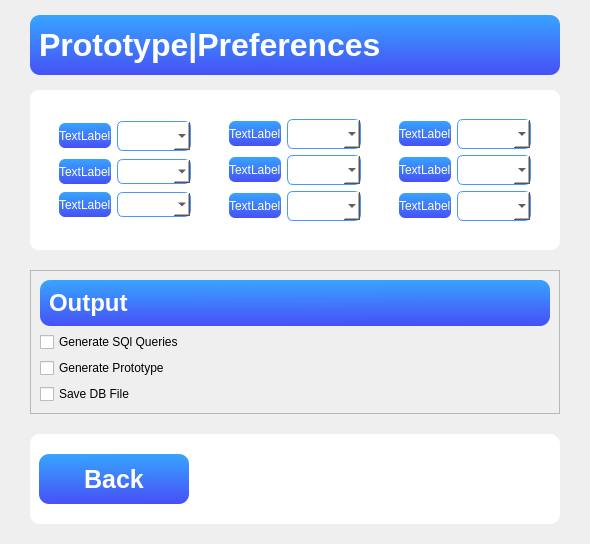
         <widget class="QWidget" name="page_3">
          <layout class="QVBoxLayout" name="verticalLayout_16">
           <property name="spacing">
            <number>20</number>
           </property>
           <property name="leftMargin">
            <number>30</number>
           </property>
           <property name="topMargin">
            <number>10</number>
           </property>
           <property name="rightMargin">
            <number>30</number>
           </property>
           <property name="bottomMargin">
            <number>20</number>
           </property>
           <item>
            <widget class="QFrame" name="frame_20">
             <property name="minimumSize">
              <size>
               <width>0</width>
               <height>60</height>
              </size>
             </property>
             <property name="maximumSize">
              <size>
               <width>16777215</width>
               <height>50</height>
              </size>
             </property>
             <property name="styleSheet">
              <string notr="true">background-color: qlineargradient(spread:pad, x1:0.502463, y1:0, x2:0.527, y2:1, stop:0 rgba(55, 164, 255, 255), stop:1 rgba(71, 80, 246, 255));
border-radius:8px;
color: rgb(255, 255, 255);
border-radius:10px;
</string>
             </property>
             <property name="frameShape">
              <enum>QFrame::StyledPanel</enum>
             </property>
             <property name="frameShadow">
              <enum>QFrame::Raised</enum>
             </property>
             <layout class="QHBoxLayout" name="horizontalLayout_11">
              <item>
               <widget class="QLabel" name="label_8">
                <property name="font">
                 <font>
                  <pointsize>24</pointsize>
                  <weight>75</weight>
                  <bold>true</bold>
                 </font>
                </property>
                <property name="styleSheet">
                 <string notr="true">background:transparent;</string>
                </property>
                <property name="text">
                 <string>Prototype|Preferences</string>
                </property>
                <property name="textFormat">
                 <enum>Qt::PlainText</enum>
                </property>
               </widget>
              </item>
             </layout>
            </widget>
           </item>
           <item>
            <widget class="QFrame" name="frame_21">
             <property name="minimumSize">
              <size>
               <width>200</width>
               <height>100</height>
              </size>
             </property>
             <property name="maximumSize">
              <size>
               <width>1621777</width>
               <height>1621777</height>
              </size>
             </property>
             <property name="styleSheet">
              <string notr="true">background-color: rgb(255, 255, 255);
border-radius:9px;</string>
             </property>
             <property name="frameShape">
              <enum>QFrame::StyledPanel</enum>
             </property>
             <property name="frameShadow">
              <enum>QFrame::Raised</enum>
             </property>
             <layout class="QHBoxLayout" name="horizontalLayout_13">
              <property name="spacing">
               <number>20</number>
              </property>
              <property name="leftMargin">
               <number>20</number>
              </property>
              <property name="topMargin">
               <number>20</number>
              </property>
              <property name="rightMargin">
               <number>20</number>
              </property>
              <property name="bottomMargin">
               <number>20</number>
              </property>
              <item>
               <widget class="QFrame" name="frame_23">
                <property name="frameShape">
                 <enum>QFrame::StyledPanel</enum>
                </property>
                <property name="frameShadow">
                 <enum>QFrame::Raised</enum>
                </property>
                <layout class="QGridLayout" name="gridLayout_4">
                 <item row="2" column="1">
                  <widget class="QComboBox" name="comboBox_2">
                   <property name="maximumSize">
                    <size>
                     <width>16777215</width>
                     <height>25</height>
                    </size>
                   </property>
                   <property name="styleSheet">
                    <string notr="true">
    border-width: 1px;
    border-radius: 6px;
    border:1px solid rgb(70, 151, 255);
 padding: 6px;
color: rgb(0, 0, 0);</string>
                   </property>
                  </widget>
                 </item>
                 <item row="4" column="1">
                  <widget class="QComboBox" name="comboBox_3">
                   <property name="maximumSize">
                    <size>
                     <width>16777215</width>
                     <height>25</height>
                    </size>
                   </property>
                   <property name="styleSheet">
                    <string notr="true">
    border-width: 1px;
    border-radius: 6px;
    border:1px solid rgb(70, 151, 255);
 padding: 6px;
color: rgb(0, 0, 0);</string>
                   </property>
                  </widget>
                 </item>
                 <item row="4" column="0">
                  <widget class="QLabel" name="label_12">
                   <property name="minimumSize">
                    <size>
                     <width>0</width>
                     <height>25</height>
                    </size>
                   </property>
                   <property name="maximumSize">
                    <size>
                     <width>16777215</width>
                     <height>25</height>
                    </size>
                   </property>
                   <property name="styleSheet">
                    <string notr="true">background-color: qlineargradient(spread:pad, x1:0.502463, y1:0, x2:0.527, y2:1, stop:0 rgba(55, 164, 255, 255), stop:1 rgba(71, 80, 246, 255));
border-radius:8px;
color: rgb(255, 255, 255);
border-radius:6px;
</string>
                   </property>
                   <property name="text">
                    <string>TextLabel</string>
                   </property>
                  </widget>
                 </item>
                 <item row="1" column="1">
                  <widget class="QComboBox" name="comboBox_4">
                   <property name="styleSheet">
                    <string notr="true">
    border-width: 1px;
    border-radius: 6px;
    border:1px solid rgb(70, 151, 255);
 padding: 6px;
color: rgb(0, 0, 0);</string>
                   </property>
                  </widget>
                 </item>
                 <item row="2" column="0">
                  <widget class="QLabel" name="label_10">
                   <property name="minimumSize">
                    <size>
                     <width>0</width>
                     <height>20</height>
                    </size>
                   </property>
                   <property name="maximumSize">
                    <size>
                     <width>16777215</width>
                     <height>25</height>
                    </size>
                   </property>
                   <property name="styleSheet">
                    <string notr="true">background-color: qlineargradient(spread:pad, x1:0.502463, y1:0, x2:0.527, y2:1, stop:0 rgba(55, 164, 255, 255), stop:1 rgba(71, 80, 246, 255));
border-radius:8px;
color: rgb(255, 255, 255);
border-radius:6px;
</string>
                   </property>
                   <property name="text">
                    <string>TextLabel</string>
                   </property>
                  </widget>
                 </item>
                 <item row="1" column="0">
                  <widget class="QLabel" name="label_11">
                   <property name="minimumSize">
                    <size>
                     <width>0</width>
                     <height>25</height>
                    </size>
                   </property>
                   <property name="maximumSize">
                    <size>
                     <width>16777215</width>
                     <height>25</height>
                    </size>
                   </property>
                   <property name="styleSheet">
                    <string notr="true">background-color: qlineargradient(spread:pad, x1:0.502463, y1:0, x2:0.527, y2:1, stop:0 rgba(55, 164, 255, 255), stop:1 rgba(71, 80, 246, 255));
border-radius:8px;
color: rgb(255, 255, 255);
border-radius:6px;
</string>
                   </property>
                   <property name="midLineWidth">
                    <number>20</number>
                   </property>
                   <property name="text">
                    <string>TextLabel</string>
                   </property>
                  </widget>
                 </item>
                </layout>
               </widget>
              </item>
              <item>
               <widget class="QFrame" name="frame_24">
                <property name="frameShape">
                 <enum>QFrame::StyledPanel</enum>
                </property>
                <property name="frameShadow">
                 <enum>QFrame::Raised</enum>
                </property>
                <layout class="QGridLayout" name="gridLayout_5">
                 <item row="3" column="1">
                  <widget class="QComboBox" name="comboBox_6">
                   <property name="styleSheet">
                    <string notr="true">
    border-width: 1px;
    border-radius: 6px;
    border:1px solid rgb(70, 151, 255);
 padding: 6px;
color: rgb(0, 0, 0);</string>
                   </property>
                  </widget>
                 </item>
                 <item row="0" column="1">
                  <widget class="QComboBox" name="comboBox_5">
                   <property name="minimumSize">
                    <size>
                     <width>0</width>
                     <height>20</height>
                    </size>
                   </property>
                   <property name="styleSheet">
                    <string notr="true">
    border-width: 1px;
    border-radius: 6px;
    border:1px solid rgb(70, 151, 255);
 padding: 6px;
color: rgb(0, 0, 0);</string>
                   </property>
                  </widget>
                 </item>
                 <item row="2" column="0">
                  <widget class="QLabel" name="label_13">
                   <property name="minimumSize">
                    <size>
                     <width>0</width>
                     <height>25</height>
                    </size>
                   </property>
                   <property name="maximumSize">
                    <size>
                     <width>16777215</width>
                     <height>25</height>
                    </size>
                   </property>
                   <property name="styleSheet">
                    <string notr="true">background-color: qlineargradient(spread:pad, x1:0.502463, y1:0, x2:0.527, y2:1, stop:0 rgba(55, 164, 255, 255), stop:1 rgba(71, 80, 246, 255));
border-radius:8px;
color: rgb(255, 255, 255);
border-radius:6px;
</string>
                   </property>
                   <property name="text">
                    <string>TextLabel</string>
                   </property>
                  </widget>
                 </item>
                 <item row="2" column="1">
                  <widget class="QComboBox" name="comboBox_7">
                   <property name="styleSheet">
                    <string notr="true">
    border-width: 1px;
    border-radius: 6px;
    border:1px solid rgb(70, 151, 255);
 padding: 6px;
color: rgb(0, 0, 0);</string>
                   </property>
                  </widget>
                 </item>
                 <item row="3" column="0">
                  <widget class="QLabel" name="label_16">
                   <property name="minimumSize">
                    <size>
                     <width>0</width>
                     <height>25</height>
                    </size>
                   </property>
                   <property name="maximumSize">
                    <size>
                     <width>16777215</width>
                     <height>25</height>
                    </size>
                   </property>
                   <property name="styleSheet">
                    <string notr="true">background-color: qlineargradient(spread:pad, x1:0.502463, y1:0, x2:0.527, y2:1, stop:0 rgba(55, 164, 255, 255), stop:1 rgba(71, 80, 246, 255));
border-radius:8px;
color: rgb(255, 255, 255);
border-radius:6px;
</string>
                   </property>
                   <property name="text">
                    <string>TextLabel</string>
                   </property>
                  </widget>
                 </item>
                 <item row="0" column="0">
                  <widget class="QLabel" name="label_15">
                   <property name="minimumSize">
                    <size>
                     <width>0</width>
                     <height>25</height>
                    </size>
                   </property>
                   <property name="maximumSize">
                    <size>
                     <width>16777215</width>
                     <height>25</height>
                    </size>
                   </property>
                   <property name="styleSheet">
                    <string notr="true">background-color: qlineargradient(spread:pad, x1:0.502463, y1:0, x2:0.527, y2:1, stop:0 rgba(55, 164, 255, 255), stop:1 rgba(71, 80, 246, 255));
border-radius:8px;
color: rgb(255, 255, 255);
border-radius:6px;
</string>
                   </property>
                   <property name="text">
                    <string>TextLabel</string>
                   </property>
                  </widget>
                 </item>
                </layout>
               </widget>
              </item>
              <item>
               <widget class="QFrame" name="frame_25">
                <property name="frameShape">
                 <enum>QFrame::StyledPanel</enum>
                </property>
                <property name="frameShadow">
                 <enum>QFrame::Raised</enum>
                </property>
                <layout class="QGridLayout" name="gridLayout_6">
                 <item row="5" column="0">
                  <widget class="QLabel" name="label_18">
                   <property name="minimumSize">
                    <size>
                     <width>0</width>
                     <height>25</height>
                    </size>
                   </property>
                   <property name="maximumSize">
                    <size>
                     <width>16777215</width>
                     <height>25</height>
                    </size>
                   </property>
                   <property name="styleSheet">
                    <string notr="true">background-color: qlineargradient(spread:pad, x1:0.502463, y1:0, x2:0.527, y2:1, stop:0 rgba(55, 164, 255, 255), stop:1 rgba(71, 80, 246, 255));
border-radius:8px;
color: rgb(255, 255, 255);
border-radius:6px;
</string>
                   </property>
                   <property name="midLineWidth">
                    <number>0</number>
                   </property>
                   <property name="text">
                    <string>TextLabel</string>
                   </property>
                  </widget>
                 </item>
                 <item row="1" column="2">
                  <widget class="QComboBox" name="comboBox_10">
                   <property name="styleSheet">
                    <string notr="true">
    border-width: 1px;
    border-radius: 6px;
    border:1px solid rgb(70, 151, 255);
 padding: 6px;
color: rgb(0, 0, 0);</string>
                   </property>
                  </widget>
                 </item>
                 <item row="5" column="2">
                  <widget class="QComboBox" name="comboBox_8">
                   <property name="styleSheet">
                    <string notr="true">
    border-width: 1px;
    border-radius: 6px;
    border:1px solid rgb(70, 151, 255);
 padding: 6px;
color: rgb(0, 0, 0);</string>
                   </property>
                  </widget>
                 </item>
                 <item row="6" column="2">
                  <widget class="QComboBox" name="comboBox_9">
                   <property name="styleSheet">
                    <string notr="true">
    border-width: 1px;
    border-radius: 6px;
    border:1px solid rgb(70, 151, 255);
 padding: 6px;
color: rgb(0, 0, 0);</string>
                   </property>
                  </widget>
                 </item>
                 <item row="6" column="0">
                  <widget class="QLabel" name="label_17">
                   <property name="minimumSize">
                    <size>
                     <width>0</width>
                     <height>25</height>
                    </size>
                   </property>
                   <property name="maximumSize">
                    <size>
                     <width>16777215</width>
                     <height>25</height>
                    </size>
                   </property>
                   <property name="styleSheet">
                    <string notr="true">background-color: qlineargradient(spread:pad, x1:0.502463, y1:0, x2:0.527, y2:1, stop:0 rgba(55, 164, 255, 255), stop:1 rgba(71, 80, 246, 255));
border-radius:8px;
color: rgb(255, 255, 255);
border-radius:6px;
</string>
                   </property>
                   <property name="text">
                    <string>TextLabel</string>
                   </property>
                  </widget>
                 </item>
                 <item row="1" column="0">
                  <widget class="QLabel" name="label_20">
                   <property name="minimumSize">
                    <size>
                     <width>0</width>
                     <height>25</height>
                    </size>
                   </property>
                   <property name="maximumSize">
                    <size>
                     <width>16777215</width>
                     <height>25</height>
                    </size>
                   </property>
                   <property name="styleSheet">
                    <string notr="true">background-color: qlineargradient(spread:pad, x1:0.502463, y1:0, x2:0.527, y2:1, stop:0 rgba(55, 164, 255, 255), stop:1 rgba(71, 80, 246, 255));
border-radius:8px;
color: rgb(255, 255, 255);
border-radius:6px;
</string>
                   </property>
                   <property name="text">
                    <string>TextLabel</string>
                   </property>
                  </widget>
                 </item>
                </layout>
               </widget>
              </item>
             </layout>
            </widget>
           </item>
           <item>
            <widget class="QFrame" name="frame_19">
             <property name="maximumSize">
              <size>
               <width>16777215</width>
               <height>150</height>
              </size>
             </property>
             <property name="frameShape">
              <enum>QFrame::StyledPanel</enum>
             </property>
             <property name="frameShadow">
              <enum>QFrame::Raised</enum>
             </property>
             <layout class="QVBoxLayout" name="verticalLayout_13">
              <item>
               <widget class="QFrame" name="frame_41">
                <property name="maximumSize">
                 <size>
                  <width>16777215</width>
                  <height>50</height>
                 </size>
                </property>
                <property name="styleSheet">
                 <string notr="true">background-color: qlineargradient(spread:pad, x1:0.502463, y1:0, x2:0.527, y2:1, stop:0 rgba(55, 164, 255, 255), stop:1 rgba(71, 80, 246, 255));
border-radius:8px;
color: rgb(255, 255, 255);
border-radius:10px;
</string>
                </property>
                <property name="frameShape">
                 <enum>QFrame::StyledPanel</enum>
                </property>
                <property name="frameShadow">
                 <enum>QFrame::Raised</enum>
                </property>
                <layout class="QHBoxLayout" name="horizontalLayout_31">
                 <item alignment="Qt::AlignLeft">
                  <widget class="QLabel" name="label_19">
                   <property name="font">
                    <font>
                     <pointsize>18</pointsize>
                     <weight>75</weight>
                     <bold>true</bold>
                    </font>
                   </property>
                   <property name="styleSheet">
                    <string notr="true">background:transparent;
</string>
                   </property>
                   <property name="text">
                    <string>Output</string>
                   </property>
                  </widget>
                 </item>
                </layout>
               </widget>
              </item>
              <item>
               <widget class="QCheckBox" name="checkBox_4">
                <property name="text">
                 <string>Generate SQl Queries</string>
                </property>
               </widget>
              </item>
              <item>
               <widget class="QCheckBox" name="checkBox_5">
                <property name="text">
                 <string>Generate Prototype</string>
                </property>
               </widget>
              </item>
              <item>
               <widget class="QCheckBox" name="checkBox_6">
                <property name="text">
                 <string>Save DB File</string>
                </property>
               </widget>
              </item>
             </layout>
            </widget>
           </item>
           <item>
            <widget class="QFrame" name="frame_31">
             <property name="minimumSize">
              <size>
               <width>0</width>
               <height>90</height>
              </size>
             </property>
             <property name="maximumSize">
              <size>
               <width>16777215</width>
               <height>90</height>
              </size>
             </property>
             <property name="styleSheet">
              <string notr="true">background-color: rgb(255, 255, 255);
border-radius:10px;</string>
             </property>
             <property name="frameShape">
              <enum>QFrame::StyledPanel</enum>
             </property>
             <property name="frameShadow">
              <enum>QFrame::Raised</enum>
             </property>
             <layout class="QHBoxLayout" name="horizontalLayout_10">
              <item alignment="Qt::AlignLeft">
               <widget class="QPushButton" name="pushButton_4">
                <property name="minimumSize">
                 <size>
                  <width>150</width>
                  <height>50</height>
                 </size>
                </property>
                <property name="maximumSize">
                 <size>
                  <width>150</width>
                  <height>50</height>
                 </size>
                </property>
                <property name="font">
                 <font>
                  <pointsize>19</pointsize>
                  <weight>75</weight>
                  <bold>true</bold>
                 </font>
                </property>
                <property name="cursor">
                 <cursorShape>PointingHandCursor</cursorShape>
                </property>
                <property name="styleSheet">
                 <string notr="true">background-color: qlineargradient(spread:pad, x1:0.502463, y1:0, x2:0.527, y2:1, stop:0 rgba(55, 164, 255, 255), stop:1 rgba(71, 80, 246, 255));
color: rgb(255, 255, 255);</string>
                </property>
                <property name="text">
                 <string>Back</string>
                </property>
               </widget>
              </item>
              <item alignment="Qt::AlignRight">
               <widget class="QPushButton" name="pushButton_5">
                <property name="minimumSize">
                 <size>
                  <width>40</width>
                  <height>40</height>
                 </size>
                </property>
                <property name="maximumSize">
                 <size>
                  <width>40</width>
                  <height>40</height>
                 </size>
                </property>
                <property name="cursor">
                 <cursorShape>PointingHandCursor</cursorShape>
                </property>
                <property name="styleSheet">
                 <string notr="true">border-radius:20px;

qproperty-icon: url(:/all_icons/icons/7945189.png);
qproperty-iconSize: 40px;

color: rgb(0, 0, 0);</string>
                </property>
                <property name="text">
                 <string/>
                </property>
               </widget>
              </item>
             </layout>
            </widget>
           </item>
          </layout>
         </widget>
